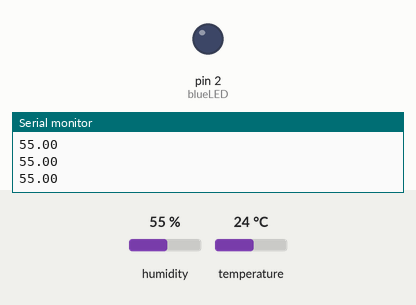
This sketch was run on a simulated Arduino Uno, built with avr-gcc and run on an emulated ATmega328P. Parts: output pins drawn as LEDs (lit = HIGH), the last lines printed to the serial monitor. The inputs (shaded band) are chosen by the test bench; at power-on: humidity 55 %, temperature 24 °C.

Above: at 2.8 s.
2.9 s: humidity set to 52 %
5.6 s: humidity set to 49 %
At 6.9 s:
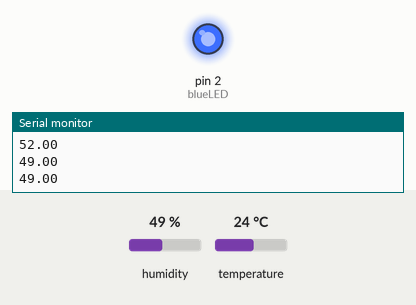
8.3 s: humidity set to 68 %
At 10.6 s:
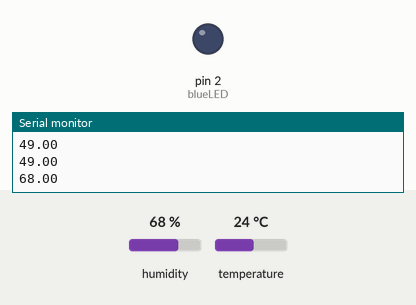
11.6 s: humidity set to 22 %
At 13.1 s:
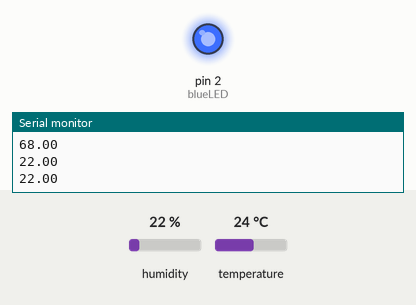
Timing chart, 0 to 14.6 s (numbered marks = the images above; inputs shaded):
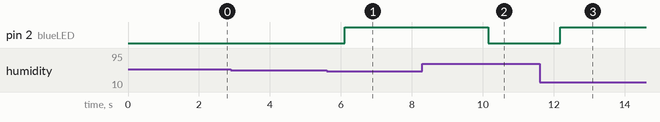

The sketch:

3_SensorGraphic.ino
```cpp
// NOTA: INSTALAR LIBRERÍA DHT
// Programa --> Incluír libería --> Administrar Bibliotecas --> DHT Sensor library

#include "DHT.h"

#define DHTPIN 13
#define DHTTYPE DHT11   // Escribir DHT11 o DHT22 según sea el caso.

#define blueLED 02

DHT dht(DHTPIN, DHTTYPE);

void setup() {
   Serial.begin(9600);
   delay(10);

   pinMode(blueLED, OUTPUT);
   dht.begin();
}

void loop() {

  float t = dht.readTemperature();
  float h = dht.readHumidity();

  if (isnan(h) || isnan(t)) {
    Serial.println("SENSOR NO ENCONTRADO... REVISAR CONEXIÓN");
    return;
  }

  Serial.println(h);

  if(h>50){
    digitalWrite(blueLED, !HIGH);
  }
  else{
    digitalWrite(blueLED, !LOW);
  }

  delay(500);
}
```

Measured:
- the behaviour switches between 51 and 50 % on humidity (found by bisection; images 0 and 1)
- after the input at 5.6 s, pin 2 (blueLED): LOW → HIGH after 0.51 s
- after the input at 8.3 s, pin 2 (blueLED): HIGH → LOW after 1.9 s
- after the input at 11.6 s, pin 2 (blueLED): LOW → HIGH after 0.58 s
